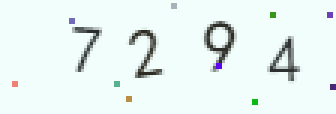
#> input picture Python3网络爬虫实战第二版笔记/第08章 验证码识别/captcha.png, 112 x 38 px (shown 3 times larger)
$ jupyter execute --allow-errors '8.2 使用OpenCV识别滑动验证码缺口.ipynb'
#> lines starting #> are read from the running program, lines starting #| are printed output that depends on the picture; after the words box and inside, x2 and y2 are one past the last pixel; in counts of white or black regions, pixels touching at a corner belong together
# 教程

[cell 1]
import cv2
GAUSSIAN_BLUR_KERNEL_SIZE = (5, 5)
GAUSSIAN_BLUR_SIGMA_X = 0
CANNY_THRESHOLD1 = 200
CANNY_THRESHOLD2 = 450

image_raw = cv2.imread('captcha.png')  # OpenCV 读取图片
#> image_raw is the input picture: shape (38, 112, 3); mean B, G, R 240.9, 243.8, 231.4

# 高斯滤波——对验证码图片进行高斯模糊滤波处理，消除部分噪声干扰
image = cv2.GaussianBlur(image_raw, GAUSSIAN_BLUR_KERNEL_SIZE, GAUSSIAN_BLUR_SIGMA_X)
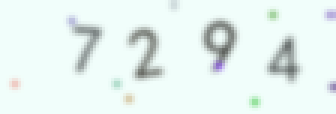
#> image: shape (38, 112, 3) (shown 3 times larger); mean B, G, R 240.9, 243.8, 231.4
print(image.shape)
#| (38, 112, 3)
# 边缘检测——对验证码图片应用边缘检测算法，通过调整相应阈值识别出滑块边缘
image = cv2.Canny(image, CANNY_THRESHOLD1, CANNY_THRESHOLD2)
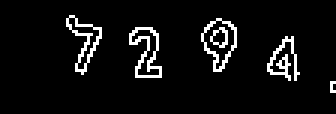
#> image: shape (38, 112) (shown 3 times larger); 6.2% white in thin lines or dots, all inside (x1, y1, x2, y2) = (22, 5, 112, 31)

# 轮廓提取——对上一步得到的各个边缘轮廓信息，通过对比面积、位置、周长等特征筛选出最可能的轮廓位置，得到缺口位置。
contours, _ = cv2.findContours(image, cv2.RETR_CCOMP, cv2.CHAIN_APPROX_SIMPLE)
#> contours = 11 contours, 3 with area under 20; largest, box (x1, y1, x2, y2) and area: (67, 6, 79, 24) 120, (67, 6, 79, 24) 106, (43, 9, 54, 26) 88, (22, 5, 34, 25) 76, (43, 9, 54, 26) 72, (22, 5, 34, 24) 64, (70, 9, 76, 16) 22, (89, 12, 100, 27) 20
for i in contours:
    print(cv2.boundingRect(i))  # 各个轮廓外界矩形的信息？
#> this loop made 11 passes
#| (110, 27, 2, 4)
#| (89, 12, 11, 15)
#| (93, 19, 3, 4)
#| (70, 9, 6, 7)
#| (70, 9, 6, 7)
#| (43, 9, 11, 17)
#| (43, 9, 11, 17)
#| (67, 6, 12, 18)
#> (further printed lines are left out)
    # pass
# x, y, w, h

#> (the rest of this cell did not finish here and is left out)

所以，我们需要先确定怎么来筛选，比如面积我们可以设定一个范围，周长设定一个范围，缺口位置设定一个范围，通过实际测量，我们可以得出:

目标缺口的

外接矩形的高度大约是验证码高度的 0.25 倍
宽度大约是验证码宽度的 0.15 倍。在允许误差 20% 的情况下，根据验证码的宽高信息我们大约可以计算出面积、周长的范围，同时缺口位置（缺口左侧）也有一个最小偏移值，比如最小偏移是验证码宽度的 0.2 倍，最大偏移是验证码宽度的 0.85 倍。综合这些内容，我们可以定义三个阈值方法：

[cell 2]
import cv2

GAUSSIAN_BLUR_KERNEL_SIZE = (5, 5)
GAUSSIAN_BLUR_SIGMA_X = 0
CANNY_THRESHOLD1 = 200
CANNY_THRESHOLD2 = 450

# 高斯滤波
def get_gaussian_blur_image(image):
    return cv2.GaussianBlur(image, GAUSSIAN_BLUR_KERNEL_SIZE, GAUSSIAN_BLUR_SIGMA_X)

# 边缘检测
def get_canny_image(image):
    return cv2.Canny(image, CANNY_THRESHOLD1, CANNY_THRESHOLD2)

# 轮廓提取
def get_contours(image):
    contours, _ = cv2.findContours(image, cv2.RETR_CCOMP, cv2.CHAIN_APPROX_SIMPLE)
    return contours


# 缺口面积范围（20%误差）
def get_contour_area_threshold(image_width, image_height):
    contour_area_min = (image_width * 0.15) * (image_height * 0.25) * 0.8
    contour_area_max = (image_width * 0.15) * (image_height * 0.25) * 1.2
    return contour_area_min, contour_area_max

# 缺口周长范围（20%误差）
def get_arc_length_threshold(image_width, image_height):
    arc_length_min = ((image_width * 0.15) + (image_height * 0.25)) * 2 * 0.8
    arc_length_max = ((image_width * 0.15) + (image_height * 0.25)) * 2 * 1.2
    return arc_length_min, arc_length_max

# 最小偏移与最大偏移？？？
def get_offset_threshold(image_width):
    offset_min = 0.2  * image_width     # 缺口位置 最小偏移是验证码宽度的 0.2 倍
    offset_max = 0.85 * image_width     # 缺口位置 最大偏移是验证码宽度的 0.85 倍
    return offset_min, offset_max


def main():
    image_raw = cv2.imread('captcha.png')                      # 读取验证码图片文件
    image_height, image_width, _ = image_raw.shape              # 验证码图片的尺寸（高度、宽度）

    image_gaussian_blur = get_gaussian_blur_image(image_raw)    # 高斯滤波
    image_canny         = get_canny_image(image_gaussian_blur)  # 边缘检测
    contours            = get_contours(image_canny)             # 轮廓提取

    ### 图片存储
    cv2.imwrite('image_gaussian_blur.png', image_gaussian_blur) # 高斯滤波（模糊）
    cv2.imwrite('image_canny.png', image_canny)                 # 边缘检测

    ### 目标轮廓的面积、周长、偏移
    contour_area_min, contour_area_max = get_contour_area_threshold(image_width, image_height)
    arc_length_min,   arc_length_max   = get_arc_length_threshold(image_width, image_height)
    offset_min,       offset_max       = get_offset_threshold(image_width)
    offset = None

    ### 筛选出符合条件的轮廓 即为 验证码缺口轮廓
    for contour in contours:
        x, y, w, h = cv2.boundingRect(contour)      # 轮廓的外界矩形
        '''
            cv2.contourArea(contour)    # 轮廓的面积
            cv2.arcLength(contour)      # 轮廓的周长
            x                           # 轮廓左上角位置
        '''
        if contour_area_min < cv2.contourArea(contour)     < contour_area_max and \
            arc_length_min  < cv2.arcLength(contour, True) < arc_length_max and \
            offset_min      < x                            < offset_max:

            cv2.rectangle(image_raw, (x, y), (x + w, y + h), (0, 0, 255), 2)    # 缺口标注
            offset = x                                                          # 缺口偏移
            cv2.imwrite('image_label.png', image_raw)                           # 标注后的图片存储
    print('offset', offset)                                                   # 输出缺口偏移


if __name__ == '__main__':
    main()
#> the loop in main, `for contour in contours:` made 11 passes
#> (x, y, w, h) on passes 1 to 11: (110, 27, 2, 4), (89, 12, 11, 15), (93, 19, 3, 4), (70, 9, 6, 7), (70, 9, 6, 7), (43, 9, 11, 17), (43, 9, 11, 17), (67, 6, 12, 18), (67, 6, 12, 18), (22, 5, 12, 20), (22, 5, 12, 19)

# 果核剥壳

## 1.获取图片

- 初始通过 **`selenium`** 的 **`screenshot_as_png`** 方法获取验证码整体（包括**缺口**和**滑块**）

  目的是获取验证码滑块的初始偏移（**`offset`**）

- 后续通过 **网页源代码** 获取 src 链接进而获取验证码（仅包括 **缺口**）

### （1）通过 获取网页源代码中验证码图片的 `src` 链接获取图片

[cell 3]
import numpy as np
import requests
from PIL import Image
from io import BytesIO
import time
from selenium import webdriver
from selenium.webdriver.common.by import By

#> (the rest of this cell did not finish here and is left out)

### （2）通过 **`selenium`** 的截图功能获取图片

[cell 4]
import numpy as np
import requests
from PIL import Image
import time
from selenium import webdriver
from selenium.webdriver.common.by import By

#> (the rest of this cell did not finish here and is left out)

#> (a cell that did not finish here is left out)

### 两种方法获得的图片测试

#> (a cell that did not finish here is left out)

#> (a cell that did not finish here is left out)

## 2.缺口识别测试

[cell 8]
# [12 lines left out: function image_test, not called in this run]

import cv2
GAUSSIAN_BLUR_KERNEL_SIZE = (5, 5)
GAUSSIAN_BLUR_SIGMA_X = 0
CANNY_THRESHOLD1 = 200
CANNY_THRESHOLD2 = 450
#> (the rest of this cell did not finish here and is left out)

## 3.获取待偏移值

[cell 9]
import cv2

GAUSSIAN_BLUR_KERNEL_SIZE = (5, 5)
GAUSSIAN_BLUR_SIGMA_X = 0
CANNY_THRESHOLD1 = 200
CANNY_THRESHOLD2 = 450

# 高斯滤波
def get_gaussian_blur_image(image):
    return cv2.GaussianBlur(image, GAUSSIAN_BLUR_KERNEL_SIZE, GAUSSIAN_BLUR_SIGMA_X)

# 边缘检测
def get_canny_image(image):
    return cv2.Canny(image, CANNY_THRESHOLD1, CANNY_THRESHOLD2)

# 轮廓提取
def get_contours(image):
    contours, _ = cv2.findContours(image, cv2.RETR_CCOMP, cv2.CHAIN_APPROX_SIMPLE)
    return contours

# 缺口面积范围（20%误差）
# [19 lines left out: functions get_contour_area_threshold, get_arc_length_threshold, get_offset_threshold, not called in this run]

[cell 10]
# [54 lines left out: function test, not called in this run]
# if __name__ == '__main__':
#> (the rest of this cell did not finish here and is left out)

## 滑动操作

[cell 11]
from selenium.webdriver import ActionChains
#> (the rest of this cell did not finish here and is left out)

# 崔庆才示例网站

[cell 12]
import time
from selenium import webdriver
from selenium.webdriver.common.by import By
from io import BytesIO
import numpy as np

#> (the rest of this cell did not finish here and is left out)

#> (a cell that did not finish here is left out)

[cell 14]
GAUSSIAN_BLUR_KERNEL_SIZE = (5, 5)
GAUSSIAN_BLUR_SIGMA_X = 0
CANNY_THRESHOLD1 = 200
CANNY_THRESHOLD2 = 450

image_raw = np.array(image)
image_test = cv2.GaussianBlur(image_raw, GAUSSIAN_BLUR_KERNEL_SIZE, GAUSSIAN_BLUR_SIGMA_X)
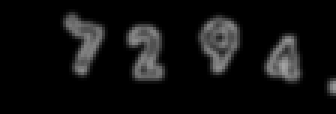
#> image_test: shape (38, 112) (shown 3 times larger); min 0, max 162, mean 16
image_test = cv2.Canny(image_test, CANNY_THRESHOLD1, CANNY_THRESHOLD2)
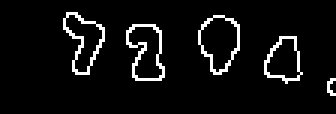
#> image_test: shape (38, 112) (shown 3 times larger); 6% white in thin lines or dots, all inside (x1, y1, x2, y2) = (21, 4, 112, 32)
contours, _ = cv2.findContours(image_test, cv2.RETR_CCOMP, cv2.CHAIN_APPROX_SIMPLE)
#> contours = 9 contours, 1 with area under 20; largest, box (x1, y1, x2, y2) and area: (66, 5, 80, 25) 180, (66, 5, 80, 25) 167, (42, 8, 55, 27) 159, (21, 4, 35, 25) 146, (42, 8, 55, 27) 143, (21, 4, 35, 25) 128, (88, 12, 101, 28) 125, (88, 12, 101, 27) 115

array = np.array(image_test)
show = Image.fromarray(array.astype('uint8'))
show

[cell 15]
print(len(contours))
#| 9
for i in contours:
    print(cv2.boundingRect(i))  # 各个轮廓外界矩形的信息？  # x, y, w, h
#> this loop made 9 passes
#| (109, 26, 3, 6)
#| (88, 12, 13, 16)
#| (88, 12, 13, 15)
#| (42, 8, 13, 19)
#| (42, 8, 13, 19)
#| (66, 5, 14, 20)
#| (66, 5, 14, 20)
#| (21, 4, 14, 21)
#> (further printed lines are left out)
    # pass
